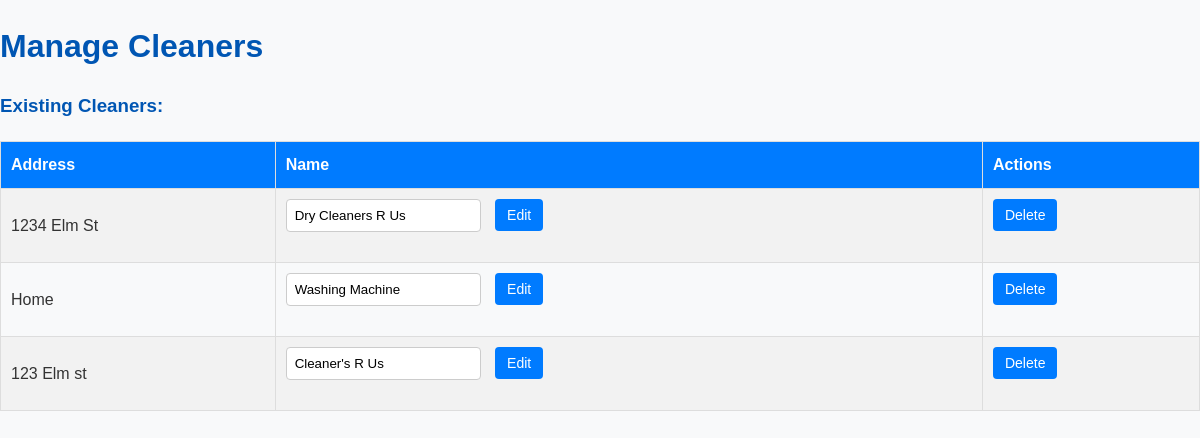
Screenshot of /edit/cleaner with the database file from the repository.
### tables this page shows
CREATE TABLE cleaners (
  address VARCHAR(255) PRIMARY KEY,
  name VARCHAR(255)
);

### app.py (the view, shortened to what this page needs)
@app.route("/edit/cleaner", methods=["GET", "POST"])
def edit_cleaner():
    with get_db_connection() as conn:
        cursor = conn.cursor()
        cursor.execute("SELECT * FROM cleaners;")
        cleaners = [
            {
                "address": row["address"],
                "name": row["name"],
            }
            for row in cursor.fetchall()
        ]
    return render_template("edit_cleaner.html", cleaners=cleaners)

### app.py (called while the page is built)
def get_db_connection():
    conn = sqlite3.connect("Checkpoint2-dbase.sqlite3")
    conn.row_factory = sqlite3.Row
    return conn

### templates/edit_cleaner.html (shortened to what this page needs)
<!DOCTYPE html>
<html>
<head>
    <link rel="stylesheet" href="/static/css/styles.css">
</head>
<body>
    <h1>Manage Cleaners</h1>
    <h3>Existing Cleaners:</h3>
    <div id="cleaner-table">
        <table border="1">
            <tr>
                <th>Address</th>
                <th>Name</th>
                <th>Actions</th>
            </tr>
            {% for cleaner in cleaners %}
            <tr>
                <td>{{ cleaner.address }}</td>
                <td>
                    <form class="edit-form">
                        <input type="text" name="name" value="{{ cleaner.name }}" required>
                        <button type="submit">Edit</button>
                    </form>
                </td>
                <td>
                    <form class="delete-form">
                        <button type="submit">Delete</button>
                    </form>
                </td>
            </tr>
            {% endfor %}
        </table>
    </div>
</body>
</html>

### static/css/styles.css (style rules this page uses)
body { font-family: Arial, sans-serif; line-height: 1.6; margin: 0; padding: 0; background-color: #f8f9fa; color: #333; }
h1, h2, h3 { color: #0056b3; margin-bottom: 15px; }
table { width: 100%; border-collapse: collapse; margin: 20px 0; }
th, td { padding: 10px; text-align: left; border: 1px solid #ddd; }
th { background-color: #007bff; color: white; }
tr:nth-child(even) { background-color: #f2f2f2; }
form { margin-bottom: 20px; }
input[type="text"], input[type="number"], select { padding: 8px; border: 1px solid #ccc; border-radius: 4px; width: auto; margin-right: 10px; }
button { background-color: #007bff; color: white; border: none; border-radius: 4px; padding: 8px 12px; font-size: 14px; cursor: pointer; }

### rows the page displays
cleaners: address "1234 Elm St", name "Dry Cleaners R Us"
cleaners: address "Home", name "Washing Machine"
cleaners: address "123 Elm st", name "Cleaner's R Us"
